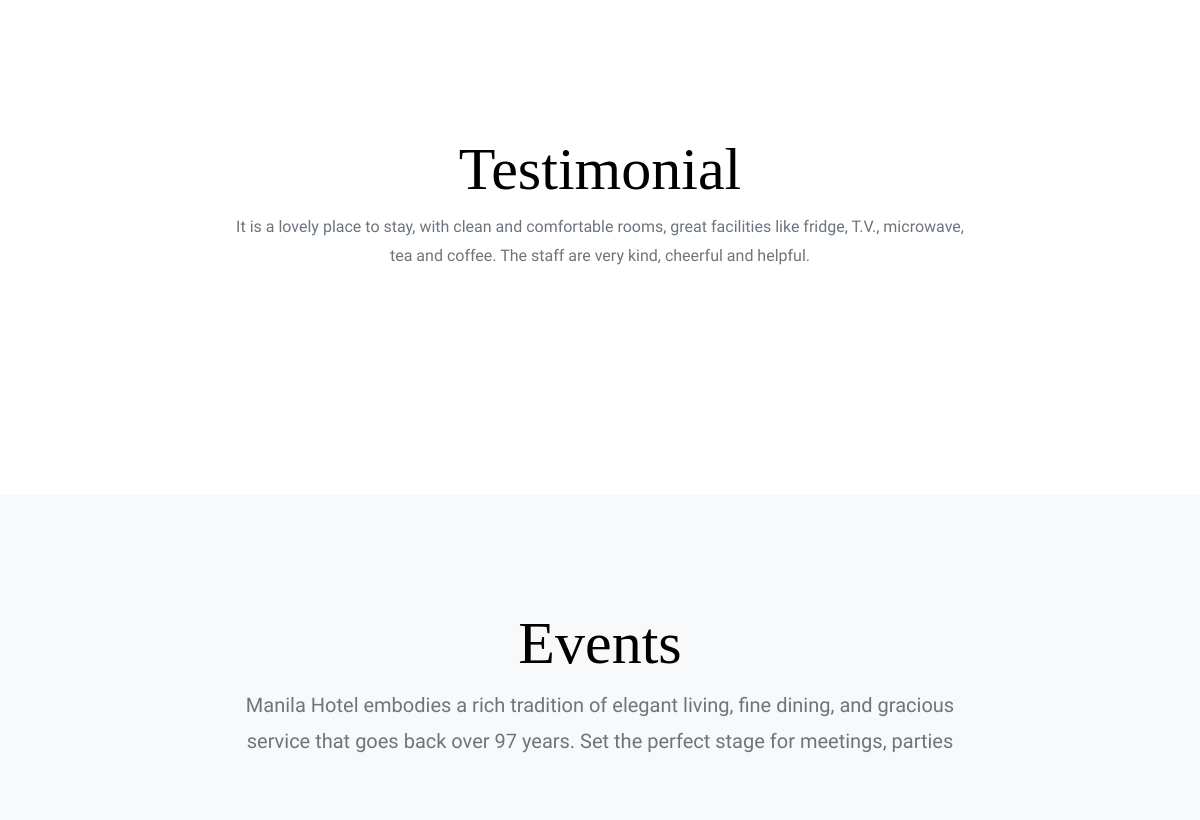
Before: / (middle part) with the older database file.
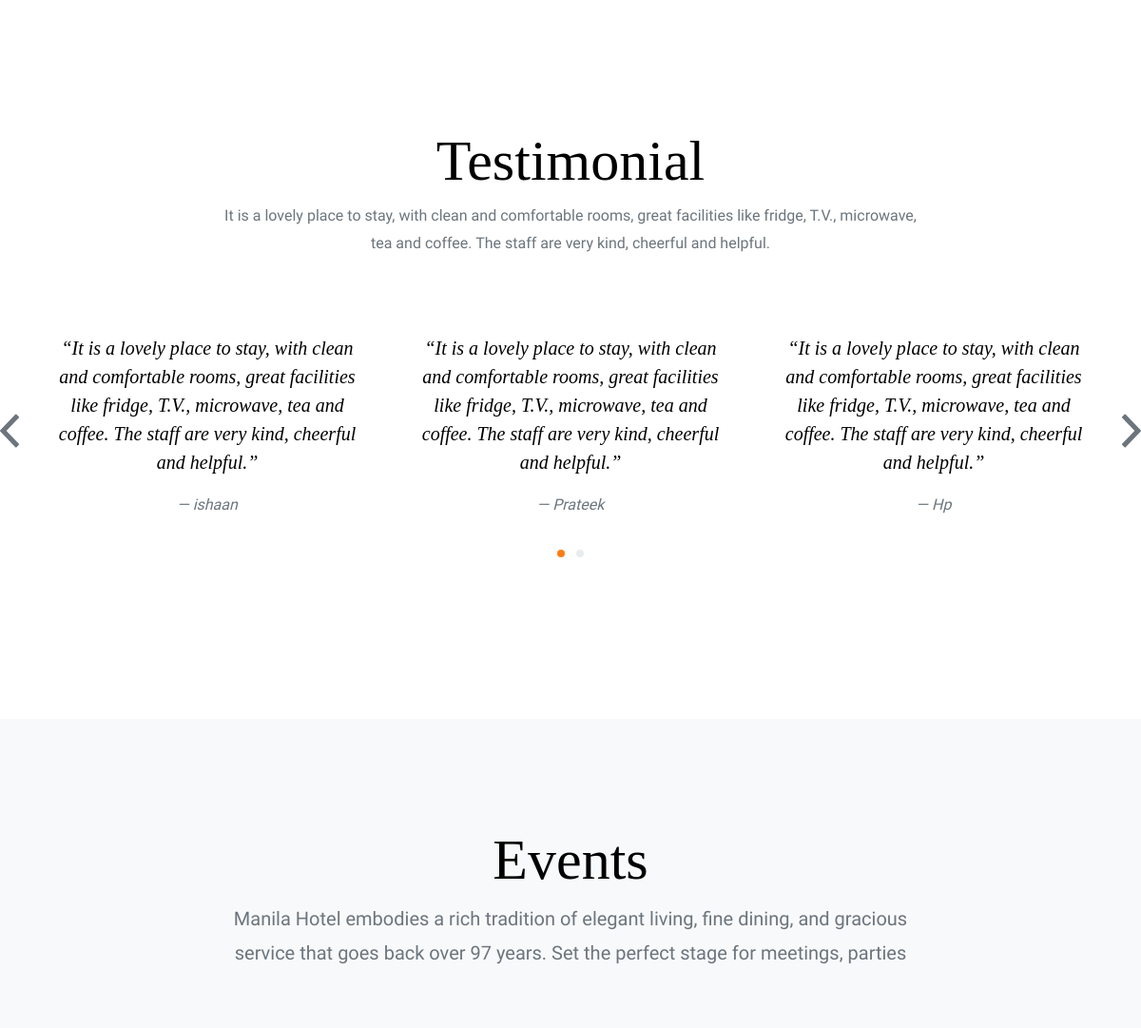
After: the same page with the newer database file.
### app/models.py (models this page shows, shortened)
class Review(models.Model):
    user = models.ForeignKey(Customer, on_delete=models.CASCADE)
    review = models.CharField(max_length=1000, blank=False)

class Customer(models.Model):
    customer = models.OneToOneField(User, on_delete=models.CASCADE)
    phone_number = models.CharField(max_length=10, blank=False)

### app/views.py (the view)
# urls.py: path('', index, name="home"),
def index(request):
    reviews = Review.objects.all()
    return render(request, "index.html", {"reviews": reviews})

### templates/index.html (shortened to what this page needs)
<!DOCTYPE html>
<html lang="en">
  <head>
    <link rel="stylesheet" href="{{ STATIC_URL }}/static/css/bootstrap.css" />
    <link rel="stylesheet" href="{{ STATIC_URL }}/static/css/animate.css" />
    <link
      rel="stylesheet"
      href="{{ STATIC_URL }}/static/css/owl.carousel.min.css"
    />
    <link rel="stylesheet" href="{{ STATIC_URL }}/static/css/aos.css" />
    <link
      rel="stylesheet"
      href="{{ STATIC_URL }}/static/css/bootstrap-datepicker.css"
    />
    <link
      rel="stylesheet"
      href="{{ STATIC_URL }}/static/css/jquery.timepicker.css"
    />
    <link
      rel="stylesheet"
      href="{{ STATIC_URL }}/static/css/magnific-popup.css"
    />
    <link
      rel="stylesheet"
      href="{{ STATIC_URL }}/static/fonts/ionicons/css/ionicons.min.css"
    />
    <link
      rel="stylesheet"
      href="{{ STATIC_URL }}/static/fonts/fontawesome/css/font-awesome.min.css"
    />
    <link rel="stylesheet" href="{{ STATIC_URL }}/static/css/style.css" />
  </head>
  <body>
    <section class="section slider-section">
    </section>
    <section class="section testimonial-section">
      <div class="container">
        <div class="row justify-content-center text-center mb-5">
          <div class="col-md-8">
            <h2 class="heading" data-aos="fade-up">Testimonial</h2>
            <p>
              It is a lovely place to stay, with clean and comfortable rooms,
              great facilities like fridge, T.V., microwave, tea and coffee. The
              staff are very kind, cheerful and helpful.
            </p>
          </div>
        </div>
        <div class="row">
          <div
            class="js-carousel-2 owl-carousel mb-5"
            data-aos="fade-up"
            data-aos-delay="200"
          >
          {% for review in reviews %}
          <div class="testimonial text-center slider-item">
            <blockquote>
              <p>
                &ldquo;{{review.review}}&rdquo;
              </p>
            </blockquote>
            <p><em>&mdash; {{review.user.customer.first_name}}</em></p>
          </div>
          {% endfor %}
          </div>
        </div>
      </div>
    </section>
    <section class="section blog-post-entry bg-light">
      <div class="container">
        <div class="row justify-content-center text-center mb-5">
          <div class="col-md-8">
            <h2 class="heading" data-aos="fade-up">Events</h2>
            <p class="lead" data-aos="fade-up">
              Manila Hotel embodies a rich tradition of elegant living, fine
              dining, and gracious service that goes back over 97 years. Set the
              perfect stage for meetings, parties
            </p>
          </div>
        </div>
      </div>
    </section>
  </body>
</html>

### app/static/css/style.css (style rules this page uses)
body { background: #fff; font-family: "Mukta Mahee", arial, sans-serif; font-weight: 200; font-size: 16px; line-height: 1.8; color: #6c757d; }
h1, h2, h3, h4, h5 { color: #000; font-family: "Playfair+Display", times, serif; }
.section { padding: 7em 0; }
.heading-serif, .heading, .testimonial-section .heading, .slider-section .heading, .blog-post-entry .heading { font-size: 60px; font-family: "Playfair+Display", times, serif; }
.slider-section { position: relative; }
.blog-post-entry { position: relative; }
.testimonial blockquote { padding: 0; }
.testimonial blockquote p { line-height: 1.5; font-family: "Playfair+Display", times, serif; font-size: 20px; color: #000; font-style: italic; }
.owl-carousel.js-carousel-2 .slider-item { padding: 0 20px; text-align: center; }

Changed rows visible on the page:
added Review: review "It is a lovely place to stay, with clean and comfortable rooms, great facilities like fridge, T.V., microwave, tea and coffee. The staff are very kind, cheerful and helpful.", user.customer.first_name "ishaan"
added Review: review "It is a lovely place to stay, with clean and comfortable rooms, great facilities like fridge, T.V., microwave, tea and coffee. The staff are very kind, cheerful and helpful.", user.customer.first_name "Prateek"
added Review: review "It is a lovely place to stay, with clean and comfortable rooms, great facilities like fridge, T.V., microwave, tea and coffee. The staff are very kind, cheerful and helpful.", user.customer.first_name "Hp"
